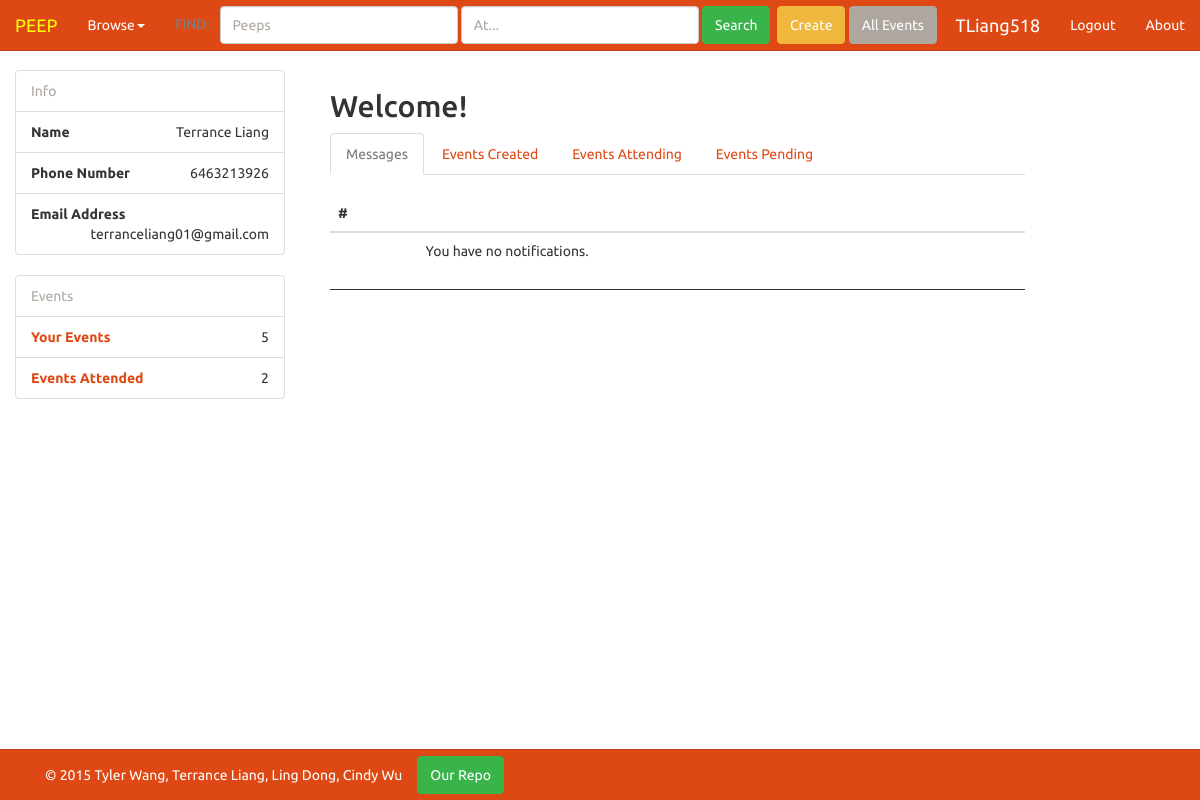
Screenshot of / (signed in) with the database file from the repository.
### tables this page shows
CREATE TABLE uinfo (username text, password text, first text, last text, phone text, email text, facebook text);

### app.py (the view, shortened to what this page needs)
@app.route("/",methods=['GET','POST'])
def home():
    if 'username' in session:
        requests = manager.getRequests(session['username'])
        requests.reverse()
        username = session['username']
        first = manager.getFirst(username)
        last = manager.getLast(username)
        email = manager.getEmail(username)
        phone = manager.getPhone(username)
        events = manager.getEventData()
        created = manager.getCreated(username)
        created.reverse()
        accepted= manager.getAccepted(username)
        accepted.reverse()
        pending=manager.getPending(username)
        pending.reverse()
        print "CREATED"
        print created
        print "ACCEPTED"
        print accepted
        print "PENDING"
        print pending
        return render_template("home.html", session=session, requests=requests, created=created, accepted=accepted, pending=pending, events=events,username=username,first=first,last=last,phone=phone,email=email)
    return render_template("home.html")

### utils/manager.py (called while the page is built)
def getItem(table,ovalue,oindex,rindex):
    conn = sqlite3.connect("databases/users.db")
    c = conn.cursor()
    command = "select * from '" + table +"'"
    c.execute(command)
    tabledata=c.fetchall()
    for d in tabledata:
        if ovalue==d[oindex]:
            value = d[rindex]
    conn.close()
    return value

def getFirst(n):
    first = getItem("uinfo",n,0,2)
    return first

def getLast(n):
    last = getItem("uinfo",n,0,3)
    return last

def getPhone(n):
    phone = getItem("uinfo",n,0,4)
    return phone

def getEmail(n):
    email = getItem("uinfo",n,0,5)
    return email

def getEventData():
    conn = sqlite3.connect("databases/events.db")
    c = conn.cursor()
    command = "select * from events"
    c.execute(command)
    tabledata=c.fetchall()
    conn.close()
    return tabledata

def getCreated(username):
    conn = sqlite3.connect("databases/events.db")
    c = conn.cursor()
    command = "select * from 'events' where username='"+username+"'"
    c.execute(command)
    created = c.fetchall()
    conn.commit()
    conn.close()
    return created

def getPending(username):
    conn = sqlite3.connect("databases/requests.db")
    c = conn.cursor()
    command = "select * from 'requests' where sender='"+username+"'"
    c.execute(command)
    pending = c.fetchall()
    conn.commit()
    conn.close()
    return pending

def getAccepted(username):
    conn = sqlite3.connect("databases/events.db")
    c = conn.cursor()
    command = "CREATE TABLE IF NOT EXISTS '" + username +"' (event)"
    c.execute(command)
    command = "select * from '"+username+"'"
    c.execute(command)
    tabledata=c.fetchall()
    accepted = []
    for data in tabledata:
        accepted.append(data[0])
    return accepted

def getRequests(username):
    conn = sqlite3.connect("databases/requests.db")
    c = conn.cursor()
    command = "select * from 'requests' where receiver='"+username+"'"
    c.execute(command)
    tabledata=c.fetchall()
    return tabledata

### templates/home.html (shortened to what this page needs)
{% extends 'base.html' %}
{% block table %}
  <div class='col-md-10'>
    <h2>Welcome!</h2>
    {% if 'username' in session %}
    <div id="dashboard">
      <ul class="nav nav-tabs" id="myTab">
        <li class="active"><a href="#messages" data-toggle="tab">Messages</a></li>
        <li><a href="#created" data-toggle="tab">Events Created</a></li>
        <li><a href="#attending" data-toggle="tab">Events Attending</a></li>
        <li><a href="#pending" data-toggle="tab">Events Pending</a></li>
      </ul>
      <div class="tab-content">
        <div class="tab-pane active" id="messages">
          <div class="table-responsive">
            <table class="table table-hover" id="myTable">
              <thead>
                <tr width="75px">
                  <th>#</th>
                  <th></th>
                </tr>
              </thead>
              <tbody id="items">
		{% set ctr = 1 %}
		{% if requests|length == 0 %}
		<br>
		<tr width="75px"><td></td><td>You have no notifications.</td></tr>
		{% endif %}
              </tbody>
            </table>
            <hr>
          </div>
	</div>
		{% set ctr = 1 %}
		{% set ctr = 1 %}
		{% set ctr = 1 %}
      </div>
    {% endif %}
  </div>
{% endblock %}

### templates/base.html (shortened to what this page needs)
<!DOCTYPE html>
<html lang="en">
  <head>
    <link href="/static/css/bootstrap.min.css" rel="stylesheet">
    <link href="../static/css/simple-sidebar.css" rel="stylesheet">
    <link href="../static/css/custom.css" rel="stylesheet">
  </head>
  <body>
    <br>
    {% if 'username' in session %}
    <div id="wrapper">
      <div class="col-sm-3">
        <ul class="list-group">
          <li class="list-group-item text-muted">Info</li>
          <li class="list-group-item text-right"><span class="pull-left"><strong>Name</strong></span>{{first}} {{last}}</li>
          <li class="list-group-item text-right"><span class="pull-left"><strong>Phone Number</strong></span> {{phone}}</li>
	  <li class="list-group-item text-right"><span class="pull-left"><strong>Email Address</strong></span> {{email}}</li>
        </ul>
        <ul class="list-group">
          <li class="list-group-item text-muted">Events </li>
          <li class="list-group-item text-right"><span class="pull-left"><a href="/home#created" data-toggle="tab"><strong>Your Events</strong></a></span> {{created|length}}</li>
          <li class="list-group-item text-right"><span class="pull-left"><a href="/home#attending" data-toggle="tab"><strong>Events Attended</strong></a></span> {{accepted|length}}</li>
        </ul>
      </div>
      {% endif %}
      {% if 'username' in session %}
      <div class="col-sm-9">
      {% else %}
      <div class="col-sm-12">
	{% endif %}
	{% block table %}
	{% endblock table %}
	<br><br><br>
      </div>
      <nav class="navbar navbar-default navbar-fixed-top" role="navigation">
	<div class="container-fluid">
          <div class="navbar-header">
	    {% block name %}
	    <a class="navbar-brand" href="/">
	      <font color="yellow">PEEP</font>
	    </a>
	    {% endblock name %}
	  </div>
          <div class="collapse navbar-collapse" id="bs-example-navbar-collapse-1">
	    <ul class="nav navbar-nav">
	      <li class="dropdown">
		<a class="dropdown-toggle" data-toggle="dropdown" role="button" aria-expanded="false">Browse<span class="caret"></span></a>
	      </li>
	      <div id='navbar' class="navbar-form navbar-left">
		<form class="navbar-left" role="search" method="post" action="/events">
		  <div class="form-group">
		    <font color="gray">FIND:</font>&nbsp;&nbsp;
		    <input type="text" name="peep" class="form-control" placeholder="Peeps" value=''>
		    <input type="text" name="at" class="form-control" placeholder="At..." value=''>
		    <button type="submit" class="btn btn-success">Search</button>
		  </div>
		</form>
		<a id="create" class="btn btn-warning" href="/create">Create</a>
		<a id="events" class="btn btn-default" href="/events">All Events</a>
	      </div>
            </ul>
            <ul class="nav navbar-nav navbar-right">
              {% block navcompright %}
	      {% if 'username' in session %}
	      <a class="navbar-brand" href="/profile/{{session['username']}}">{{session['username']}}</a>
	      <li><a href="/logout">Logout</a></li>
	      {% else %}
	      <li><a href="/register">Sign Up</a></li>
	      <li><a href="/login">Login</a></li>
	      {% endif %}
	      <li><a href="/about">About</a></li>
              {% endblock navcompright %}
            </ul>
          </div>
	</div>
      </nav>
    </div>
    <div id="footer" class="navbar navbar-default navbar-fixed-bottom">
      <div class="container">
	<p class="navbar-text text-muted">© 2015  Tyler Wang, Terrance Liang, Ling Dong, Cindy Wu
	</p>
	<a href="https://github.com/CinWu/peep" class="navbar-btn btn-success btn">Our Repo</a>
      </div>
    </div>
  </body>
</html>

### static/css/simple-sidebar.css (style rules this page uses)
#wrapper { padding-left: 250px; -webkit-transition: all 0.5s ease; -moz-transition: all 0.5s ease; -o-transition: all 0.5s ease; transition: all 0.5s ease; }
@media (min-width:768px) { #wrapper { padding-left: 0px; } }

### static/css/custom.css (style rules this page uses)
* { margin: 0; }
html { height: 100% }
body { height: 100%; padding-top: 50px; padding-bottom: 50px; }
hr { border: none; height: 1px; color: #333; background-color: #333; }

### rows the page displays
uinfo: first "Terrance", last "Liang", phone "6463213926", email "terranceliang01@gmail.com"

### other values shown
{{ created|length }} "5"
{{ accepted|length }} "2"
{{ session['username'] }} "TLiang518"
